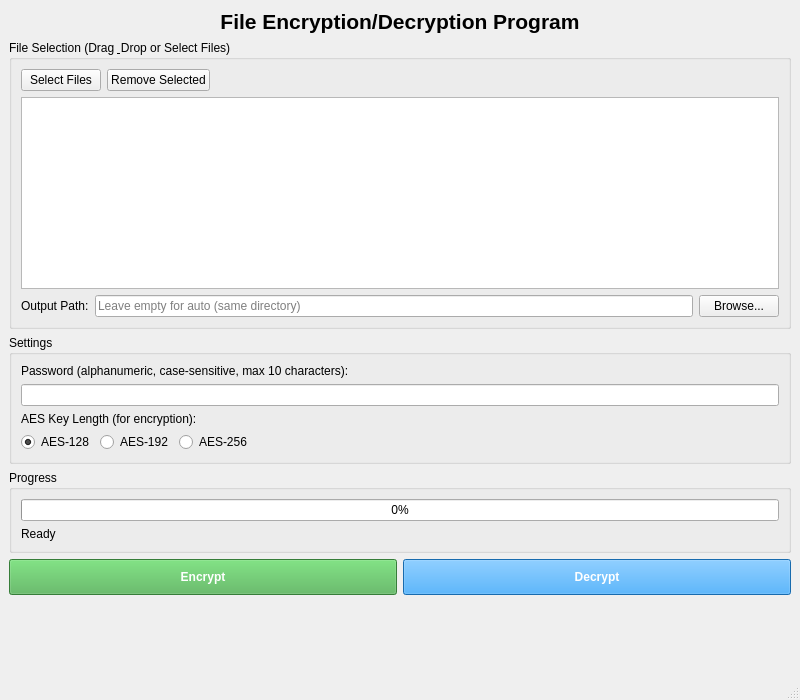
<?xml version="1.0" encoding="UTF-8"?>
<ui version="4.0">
 <class>MainWindow</class>
 <widget class="QMainWindow" name="MainWindow">
  <property name="geometry">
   <rect>
    <x>0</x>
    <y>0</y>
    <width>800</width>
    <height>700</height>
   </rect>
  </property>
  <property name="windowTitle">
   <string>File Encryption/Decryption</string>
  </property>
  <property name="acceptDrops">
   <bool>true</bool>
  </property>
  <widget class="QWidget" name="centralwidget">
   <layout class="QVBoxLayout" name="verticalLayout">
    <item>
     <widget class="QLabel" name="titleLabel">
      <property name="font">
       <font>
        <pointsize>16</pointsize>
        <bold>true</bold>
       </font>
      </property>
      <property name="text">
       <string>File Encryption/Decryption Program</string>
      </property>
      <property name="alignment">
       <set>Qt::AlignCenter</set>
      </property>
     </widget>
    </item>
    <item>
     <widget class="QGroupBox" name="fileGroupBox">
      <property name="title">
       <string>File Selection (Drag &amp; Drop or Select Files)</string>
      </property>
      <layout class="QVBoxLayout" name="verticalLayout_2">
       <item>
        <layout class="QHBoxLayout" name="horizontalLayout">
         <item>
          <widget class="QPushButton" name="selectFilesButton">
           <property name="text">
            <string>Select Files</string>
           </property>
          </widget>
         </item>
         <item>
          <widget class="QPushButton" name="removeFileButton">
           <property name="text">
            <string>Remove Selected</string>
           </property>
          </widget>
         </item>
         <item>
          <spacer name="horizontalSpacer">
           <property name="orientation">
            <enum>Qt::Horizontal</enum>
           </property>
           <property name="sizeHint" stdset="0">
            <size>
             <width>40</width>
             <height>20</height>
            </size>
           </property>
          </spacer>
         </item>
        </layout>
       </item>
       <item>
        <widget class="QListWidget" name="fileListWidget">
         <property name="selectionMode">
          <enum>QAbstractItemView::SingleSelection</enum>
         </property>
        </widget>
       </item>
       <item>
        <layout class="QHBoxLayout" name="horizontalLayout_2">
         <item>
          <widget class="QLabel" name="outputPathLabel">
           <property name="text">
            <string>Output Path:</string>
           </property>
          </widget>
         </item>
         <item>
          <widget class="QLineEdit" name="outputPathEdit">
           <property name="placeholderText">
            <string>Leave empty for auto (same directory)</string>
           </property>
          </widget>
         </item>
         <item>
          <widget class="QPushButton" name="browseOutputButton">
           <property name="text">
            <string>Browse...</string>
           </property>
          </widget>
         </item>
        </layout>
       </item>
      </layout>
     </widget>
    </item>
    <item>
     <widget class="QGroupBox" name="settingsGroupBox">
      <property name="title">
       <string>Settings</string>
      </property>
      <layout class="QVBoxLayout" name="verticalLayout_3">
       <item>
        <widget class="QLabel" name="passwordLabel">
         <property name="text">
          <string>Password (alphanumeric, case-sensitive, max 10 characters):</string>
         </property>
        </widget>
       </item>
       <item>
        <widget class="QLineEdit" name="passwordEdit">
         <property name="echoMode">
          <enum>QLineEdit::Password</enum>
         </property>
        </widget>
       </item>
       <item>
        <widget class="QLabel" name="aesLabel">
         <property name="text">
          <string>AES Key Length (for encryption):</string>
         </property>
        </widget>
       </item>
       <item>
        <layout class="QHBoxLayout" name="horizontalLayout_3">
         <item>
          <widget class="QRadioButton" name="aes128Radio">
           <property name="text">
            <string>AES-128</string>
           </property>
           <property name="checked">
            <bool>true</bool>
           </property>
          </widget>
         </item>
         <item>
          <widget class="QRadioButton" name="aes192Radio">
           <property name="text">
            <string>AES-192</string>
           </property>
          </widget>
         </item>
         <item>
          <widget class="QRadioButton" name="aes256Radio">
           <property name="text">
            <string>AES-256</string>
           </property>
          </widget>
         </item>
         <item>
          <spacer name="horizontalSpacer2">
           <property name="orientation">
            <enum>Qt::Horizontal</enum>
           </property>
           <property name="sizeHint" stdset="0">
            <size>
             <width>40</width>
             <height>20</height>
            </size>
           </property>
          </spacer>
         </item>
        </layout>
       </item>
      </layout>
     </widget>
    </item>
    <item>
     <widget class="QGroupBox" name="progressGroupBox">
      <property name="title">
       <string>Progress</string>
      </property>
      <layout class="QVBoxLayout" name="verticalLayout_4">
       <item>
        <widget class="QProgressBar" name="progressBar">
         <property name="value">
          <number>0</number>
         </property>
        </widget>
       </item>
       <item>
        <widget class="QLabel" name="statusLabel">
         <property name="text">
          <string>Ready</string>
         </property>
        </widget>
       </item>
      </layout>
     </widget>
    </item>
    <item>
     <layout class="QHBoxLayout" name="horizontalLayout_4">
      <item>
       <widget class="QPushButton" name="encryptButton">
        <property name="text">
         <string>Encrypt</string>
        </property>
        <property name="styleSheet">
         <string>QPushButton { background-color: #4CAF50; color: white; font-weight: bold; padding: 10px; }</string>
        </property>
       </widget>
      </item>
      <item>
       <widget class="QPushButton" name="decryptButton">
        <property name="text">
         <string>Decrypt</string>
        </property>
        <property name="styleSheet">
         <string>QPushButton { background-color: #2196F3; color: white; font-weight: bold; padding: 10px; }</string>
        </property>
       </widget>
      </item>
     </layout>
    </item>
    <item>
     <spacer name="verticalSpacer">
      <property name="orientation">
       <enum>Qt::Vertical</enum>
      </property>
      <property name="sizeHint" stdset="0">
       <size>
        <width>20</width>
        <height>40</height>
       </size>
      </property>
     </spacer>
    </item>
   </layout>
  </widget>
  <widget class="QMenuBar" name="menubar">
   <property name="geometry">
    <rect>
     <x>0</x>
     <y>0</y>
     <width>800</width>
     <height>22</height>
    </rect>
   </property>
  </widget>
  <widget class="QStatusBar" name="statusbar"/>
 </widget>
 <resources/>
 <connections/>
</ui>
